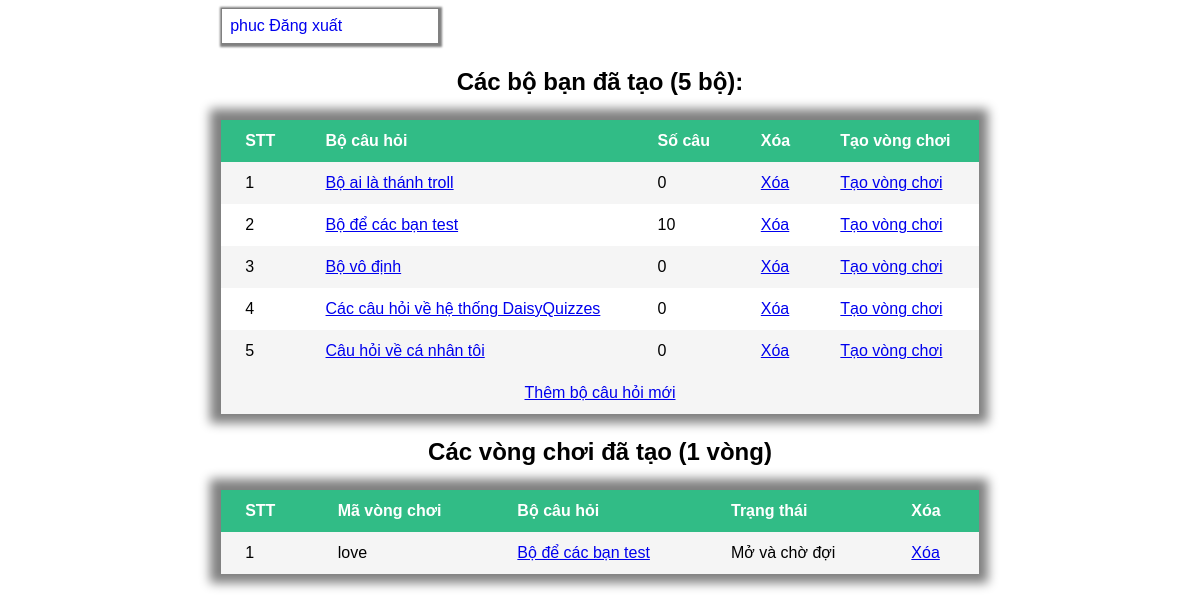
The app's page /admin/dashboard.php (signed in), older data.
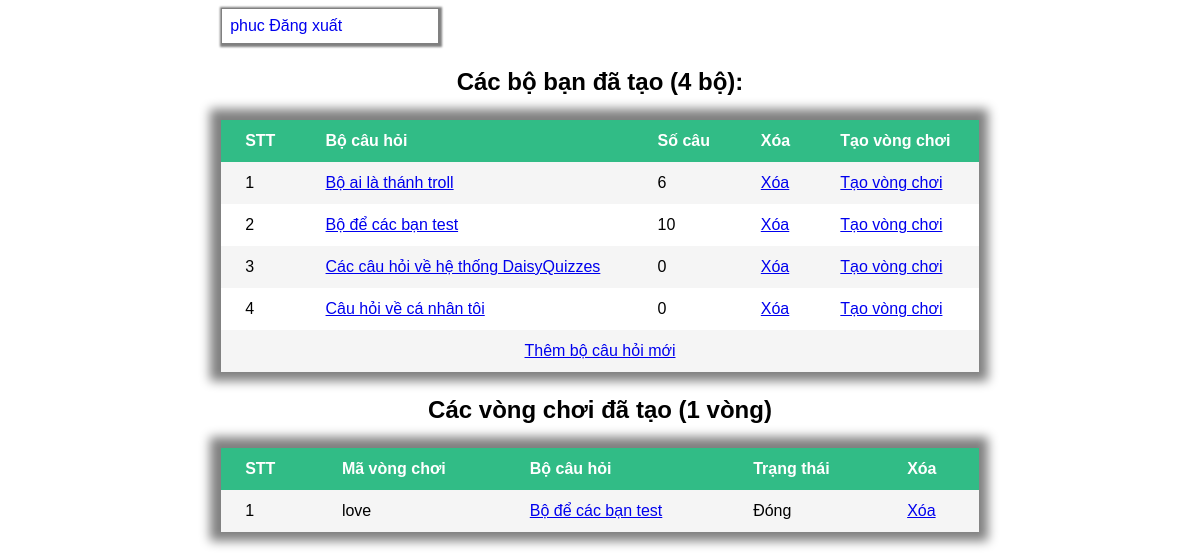
The same page, newer data.
### tables this page shows
CREATE TABLE IF NOT EXISTS `daisy_collection` (
  `id` int(11) NOT NULL AUTO_INCREMENT COMMENT 'ID của bộ câu hỏi',
  `created_at` timestamp NULL DEFAULT current_timestamp() COMMENT 'Thời gian tạo của bộ câu hỏi này',
  `status` tinyint(4) DEFAULT NULL COMMENT 'Trạng thái của gói câu hỏi: 0-không sẵn sàng, 1 đang mở để chia sẻ',
  `name` varchar(50) DEFAULT 'Bộ câu hỏi không tên' COMMENT 'Tên của bộ câu hỏi',
  `admin_id` int(11) DEFAULT NULL COMMENT 'Bộ câu hỏi thuộc về ai ? (Người tạo)',
  `description` text DEFAULT NULL COMMENT 'Mô tả về bộ câu hỏi',
  PRIMARY KEY (`id`),
  KEY `admin_id` (`admin_id`),
  CONSTRAINT `FK_daisy_collection_daisy_admin_login` FOREIGN KEY (`admin_id`) REFERENCES `daisy_admin_login` (`id`) ON DELETE CASCADE ON UPDATE CASCADE
);

CREATE TABLE IF NOT EXISTS `daisy_round_collection` (
  `collection` int(11) DEFAULT NULL COMMENT 'Bộ sưu tập vòng chơi',
  `description` text DEFAULT 'Không có mô tả' COMMENT 'Mô tả của mỗi vòng chơi',
  `status` tinyint(4) DEFAULT NULL COMMENT 'Trạng thái vòng chơi 0: Chưa sẵn sàng, 1: Sẵn sàng nhận thành viên; 2 đang chơi',
  `round` varchar(6) DEFAULT NULL COMMENT 'Mã vòng chơi',
  `admin_id` int(11) DEFAULT NULL COMMENT 'Admin đã tạo ra vòng chơi này',
  `question_no` int(11) DEFAULT NULL COMMENT 'Số thứ tự câu hỏi hiện tại',
  `access_token` varchar(32) DEFAULT 'has923$$uva_2931_2-2192' COMMENT 'Mã dành cho nhà phát triển',
  UNIQUE KEY `round` (`round`),
  UNIQUE KEY `access_token` (`access_token`),
  KEY `collection` (`collection`),
  KEY `admin_id` (`admin_id`),
  CONSTRAINT `FK_daisy_round_collection_daisy_admin_login` FOREIGN KEY (`admin_id`) REFERENCES `daisy_admin_login` (`id`) ON DELETE CASCADE,
  CONSTRAINT `FK_daisy_round_collection_daisy_collection` FOREIGN KEY (`collection`) REFERENCES `daisy_collection` (`id`) ON DELETE CASCADE
);

### database.php (called while the page is built, shortened)
<?php
	function path ($dir){
		$str = '/DaisyQuizzes/'.$dir;
		return $str;
	}
	function assets ($dir) {
		return path ('assets/'.$dir);
	}
?>

### admin/dashboard.php (the view, shortened to what this page needs)
<?php
	include $_SERVER['DOCUMENT_ROOT'].'/DaisyQuizzes/database.php';
?>
<html>
	<head>
		<link href="<?php echo assets ('css/general/table_classic.css');?>" rel="stylesheet" type="text/css">
		<link href="<?php echo assets ('css/admin/dashboard.css');?>" rel="stylesheet" type="text/css">
	</head>
	<body>
		<div id="wrapper">
		<?php
			$id = $_SESSION['userid'];
			$username = $_SESSION['username'];
		?>
		<div class="pane-log">
			<a href="logout.php"> <?php echo $username;?> Đăng xuất </a>
		</div>
		<?php
			$const_status = [
				0=> 'Đóng',
				1=> 'Mở và chờ đợi',
				2=> 'Đang diễn ra'];
			$conn = db_connect ();
			function get_collections ($conn, $userid) {
				$sql = "SELECT name, daisy_collection.id, COUNT(daisy_question.id) as num_questions FROM daisy_collection ".
				"LEFT JOIN daisy_question ON daisy_question.collection_id=daisy_collection.id ".
				"WHERE admin_id = $userid GROUP BY daisy_collection.name, daisy_collection.id";
				$result = $conn->query ($sql);
				return $result;
			}
			function get_rounds ($conn, $userid){
				$sql = "SELECT round, name, daisy_round_collection.status FROM daisy_round_collection, daisy_collection WHERE collection = id and daisy_round_collection.admin_id = $userid";
				$result = $conn->query ($sql);
				return $result;
			}
			function display ($result) {
				echo "<p class='heading'>Các bộ bạn đã tạo (".$result->num_rows." bộ):</p>";
				$i = 0;
				echo "<table>";
				echo "<thead>";
				echo "<tr>"
					."<th> STT </th>"
					."<th> Bộ câu hỏi </th>"
					."<th> Số câu </th>"
					."<th> Xóa </th>"
					."<th> Tạo vòng chơi </th>"
					."</tr>";
				echo "</thead>"."<tbody>";
				while ($row = $result->fetch_assoc ()) {
					$id = $row['id'];
					$num = $row['num_questions'];
					$i++;
					echo "<tr>";
					echo "<td>$i</td>"
						."<td><a href='./modify.php?k=$id'>".$row['name']."</a>"
						."<td>$num</td>"
						."<td><a href='./delete.php?k=$id'> Xóa </a> </td>"
						."<td><a href='./create_round.php?k=$id'>Tạo vòng chơi</a> </td>";
					echo "</tr>";
				}
				echo "</tbody>";
				echo "<td colspan=5><a class='action' href='./add.php'> Thêm bộ câu hỏi mới </a></td>";
				echo "</table>";
			}
			function display_round ($result, $const_status) {
				echo "<p class='heading'>Các vòng chơi đã tạo (".$result->num_rows." vòng) </p>";
				$i = 0;
				if ($result->num_rows > 0) {
					echo "<table>";
					echo "<thead>";
					echo "<tr>"
						."<th> STT </th>"
						."<th> Mã vòng chơi </th>"
						."<th> Bộ câu hỏi </th>"
						."<th> Trạng thái </th>"
						."<th> Xóa </th>"
						."</tr>";
					echo "</thead>"."<tbody>";
					while ($row = $result->fetch_assoc ()) {
						$id   = $row ['round'];
						$name = $row ['name'];
						$status = $row['status'];
						$i++;
						echo "<tr>";
						echo "<td>$i</td>"
							."<td>$id</td>"
							."<td><a href='modify_round.php?k=$id'>$name</a></td>"
							."<td>".$const_status[$status]."</td>"
							."<td><a href='delete_round.php?k=$id'>Xóa</a></td>";
						echo "</tr>";
					}
					echo "</tbody>";
					echo "</table>";
				}
			}
			$result = get_collections ($conn, $id);
			display ($result);
			$rounds = get_rounds ($conn, $id);
			display_round ($rounds, $const_status);
		?>
		</div>
	</body>
</html>

Row changes from the older to the newer data that the page shows:
removed daisy_collection: name "Bộ vô định", num "0"
computed for daisy_collection "Bộ ai là thánh troll": num "0" → "6"
changed daisy_round_collection "love": status "Mở và chờ đợi" → "Đóng"
Text that changed along with them:
$result->num_rows: "5" → "4"
